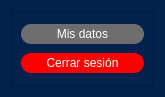
<?xml version="1.0" encoding="UTF-8"?>
<ui version="4.0">
 <class>Form</class>
 <widget class="QWidget" name="Form">
  <property name="geometry">
   <rect>
    <x>0</x>
    <y>0</y>
    <width>165</width>
    <height>97</height>
   </rect>
  </property>
  <property name="windowTitle">
   <string>Form</string>
  </property>
  <property name="styleSheet">
   <string notr="true">background-color: rgb(3, 33, 77);

</string>
  </property>
  <layout class="QHBoxLayout" name="horizontalLayout">
   <item>
    <widget class="QFrame" name="frame">
     <property name="styleSheet">
      <string notr="true">QPushButton{
	padding: 3px 3px;
	border-radius: 10px;
}
</string>
     </property>
     <property name="frameShape">
      <enum>QFrame::StyledPanel</enum>
     </property>
     <property name="frameShadow">
      <enum>QFrame::Raised</enum>
     </property>
     <layout class="QVBoxLayout" name="verticalLayout">
      <item>
       <widget class="QPushButton" name="my_dataBtn">
        <property name="styleSheet">
         <string notr="true">color: rgb(255, 255, 255);
background-color: rgb(111, 110, 110);</string>
        </property>
        <property name="text">
         <string>Mis datos</string>
        </property>
       </widget>
      </item>
      <item>
       <widget class="QPushButton" name="logoutBtn">
        <property name="styleSheet">
         <string notr="true">color: rgb(255, 255, 255);
background-color: rgb(255, 0, 0);</string>
        </property>
        <property name="text">
         <string>Cerrar sesión</string>
        </property>
       </widget>
      </item>
     </layout>
    </widget>
   </item>
  </layout>
 </widget>
 <resources/>
 <connections/>
</ui>
